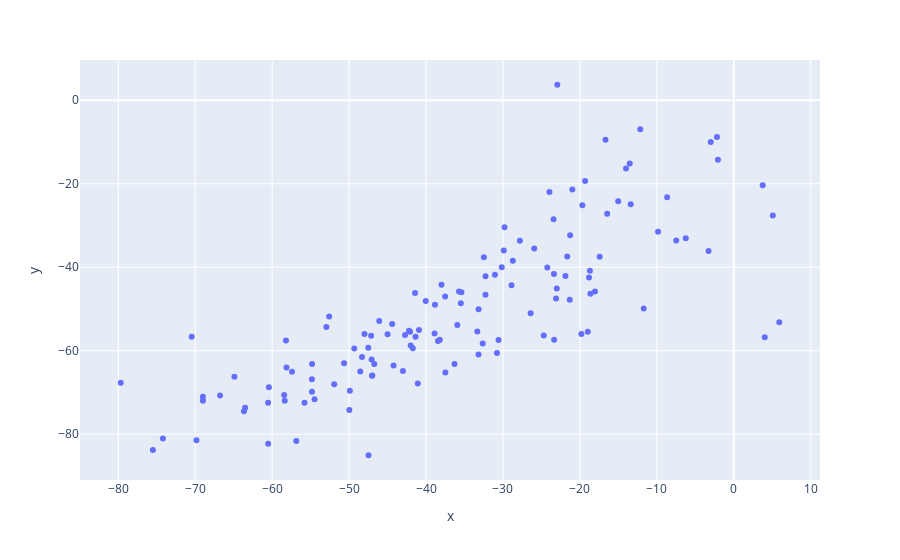

The code cell stored with this chart in its notebook:
### Code cell
px.scatter(df_param,
          x = df_param.xs('Grocery & pharmacy',axis=1,level=1).loc['intensity'],
          y = df_param.xs('Workplace',axis=1,level=1).loc['intensity'])

### Figure 1 — Plotly figure (JSON) as saved in the notebook; plotly's stock layout.template omitted (floating-point values rounded to 4 significant figures; data arrays with more than 128 entries replaced by an {"elided": "..."} marker saying what was removed)
{"data": [{"hovertemplate": "x=%{x}<br>y=%{y}<extra></extra>", "legendgroup": "", "marker": {"color": "#636efa", "symbol": "circle"}, "mode": "markers", "name": "", "showlegend": false, "type": "scatter", "x": {"elided": "130 float values"}, "xaxis": "x", "y": {"elided": "130 float values"}, "yaxis": "y"}], "layout": {"legend": {"tracegroupgap": 0}, "margin": {"t": 60}, "xaxis": {"anchor": "y", "domain": [0, 1], "title": {"text": "x"}}, "yaxis": {"anchor": "x", "domain": [0, 1], "title": {"text": "y"}}}}
